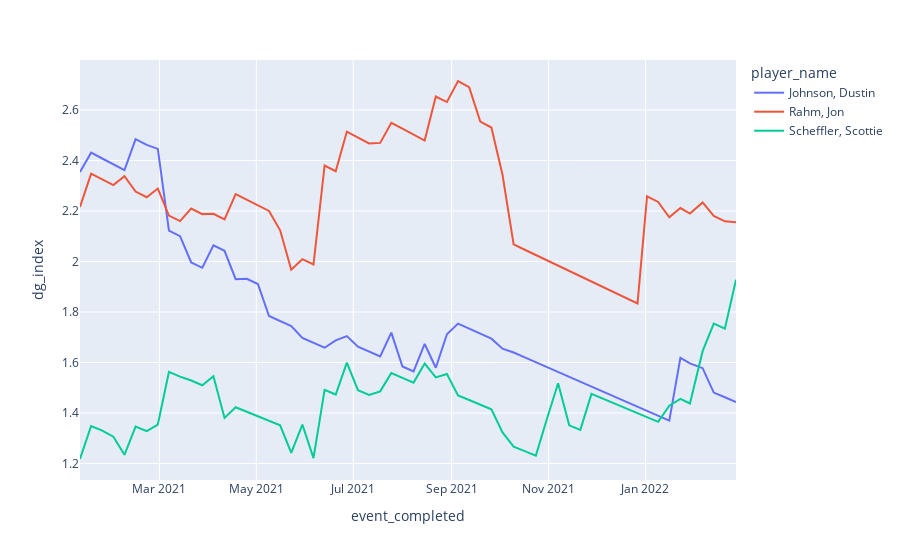

Notebook code for this chart:
### Code cell
fig = px.line(main_df[(main_df.player_name == 'Johnson, Dustin') | (main_df.player_name=='Rahm, Jon') | (main_df.player_name=='Scheffler, Scottie')],
            x='event_completed',
            y='dg_index',
            color = 'player_name')
fig.show()
